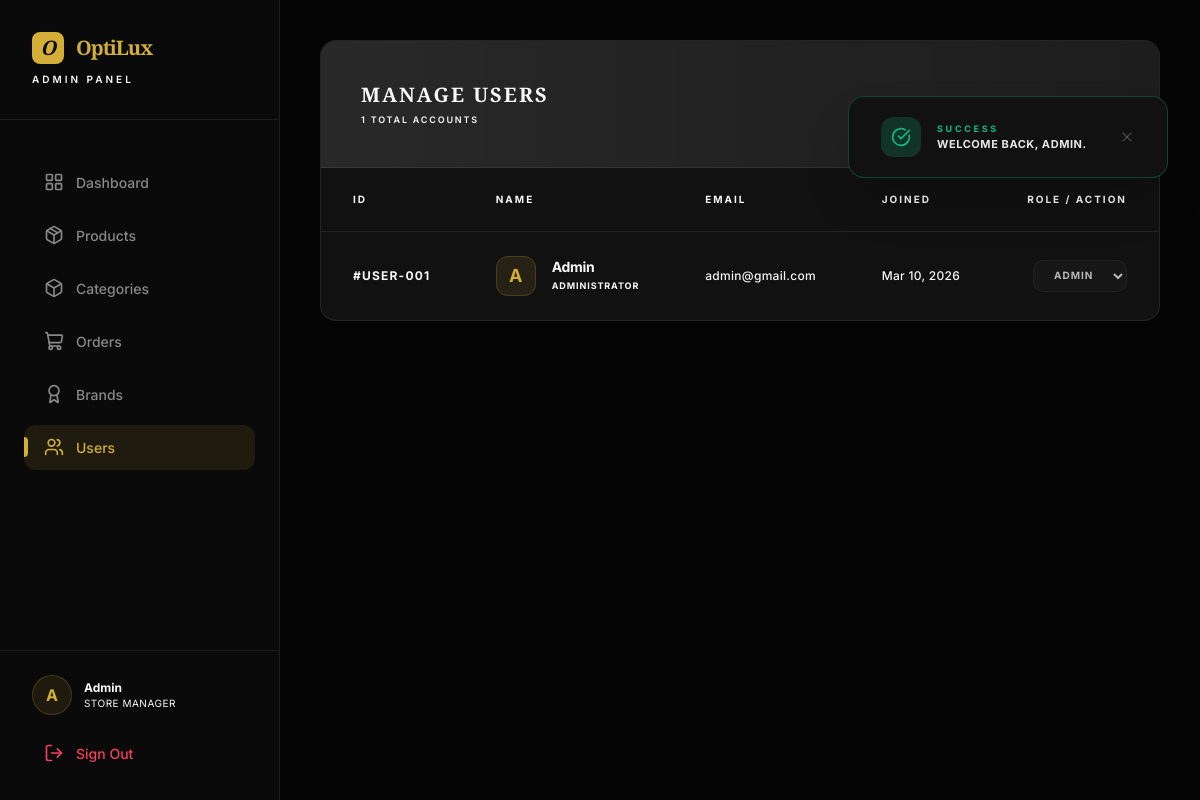
The page /admin/users.php (signed in) on the database its author committed.
### tables this page shows
CREATE TABLE users (
  id INT AUTO_INCREMENT PRIMARY KEY,
  name VARCHAR(100),
  email VARCHAR(150) UNIQUE,
  password VARCHAR(255),
  role ENUM('user','admin') DEFAULT 'user',
  avatar VARCHAR(255),
  created_at TIMESTAMP DEFAULT CURRENT_TIMESTAMP
);

### admin/users.php (the view, shortened to what this page needs)
<?php
require_once __DIR__ . '/includes/header.php';
$users = $conn->query("SELECT * FROM users ORDER BY created_at DESC")->fetchAll();
?>
<div class="glass-card overflow-hidden">
    <div class="p-10 border-b border-border bg-white/5 flex justify-between items-center bg-gradient-to-r from-white/5 to-transparent">
        <div>
            <h1 class="text-xl font-bold font-serif-lux tracking-widest uppercase">Manage Users</h1>
            <p class="text-[9px] text-muted uppercase tracking-[0.2em] mt-1 font-semibold"><?= count($users) ?> Total Accounts</p>
        </div>
    </div>
    <div class="overflow-x-auto">
        <table class="w-full text-left">
            <thead>
                <tr class="text-muted text-[10px] uppercase tracking-[0.2em] border-b border-border">
                    <th class="px-8 py-6 font-bold">ID</th>
                    <th class="px-8 py-6 font-bold">Name</th>
                    <th class="px-8 py-6 font-bold">Email</th>
                    <th class="px-8 py-6 font-bold">Joined</th>
                    <th class="px-8 py-6 font-bold text-right">Role / Action</th>
                </tr>
            </thead>
            <tbody class="text-xs font-medium tracking-wide text-main">
                <?php foreach($users as $user): ?>
                <tr class="border-b border-border last:border-0 hover:bg-white/5 transition-all">
                    <td class="px-8 py-6 text-muted font-bold tracking-widest">#USER-<?= str_pad($user['id'], 3, '0', STR_PAD_LEFT) ?></td>
                    <td class="px-8 py-6">
                        <div class="flex items-center gap-4">
                            <div class="w-10 h-10 rounded-xl bg-brand/10 border border-brand/20 flex items-center justify-center text-brand font-bold text-lg">
                                <?= strtoupper(substr($user['name'], 0, 1)) ?>
                            </div>
                            <div>
                                <span class="font-bold text-sm tracking-tight block"><?= htmlspecialchars($user['name']) ?></span>
                                <span class="text-[9px] text-muted uppercase tracking-widest font-bold"><?= $user['role'] === 'admin' ? 'Administrator' : 'General User' ?></span>
                            </div>
                        </div>
                    </td>
                    <td class="px-8 py-6 font-medium text-muted"><?= htmlspecialchars($user['email']) ?></td>
                    <td class="px-8 py-6 text-muted"><?= date('M j, Y', strtotime($user['created_at'])) ?></td>
                    <td class="px-8 py-6 text-right">
                        <div class="flex items-center justify-end gap-3">
                            <form method="POST" class="inline">
                                <select name="role" class="pro-input !w-auto !py-2 !text-[10px] font-bold uppercase tracking-widest cursor-pointer" onchange="this.form.submit()" <?= $user['id'] == $_SESSION['user_id'] ? 'disabled' : '' ?>>
                                    <option value="admin" <?= $user['role'] == 'admin' ? 'selected' : '' ?>>Admin</option>
                                </select>
                            </form>
                        </div>
                    </td>
                </tr>
                <?php endforeach; ?>
            </tbody>
        </table>
    </div>
</div>
<?php require_once __DIR__ . '/includes/footer.php'; ?>

### admin/includes/header.php (style rules this page uses)
:root { --primary: #0a0a0a; --accent: #d4af37; --accent-soft: rgba(212, 175, 55, 0.1); --bg-body: #050505; --bg-card: #111111; --border: rgba(255, 255, 255, 0.08); --text-main: #f8f8f8; --text-muted: #888888; }
body { background-color: var(--bg-body); color: var(--text-main); font-family: 'Inter', sans-serif; -webkit-font-smoothing: antialiased; }
.font-serif-lux { font-family: 'Cinzel', serif; }
.glass-card { background: var(--bg-card); border: 1px solid var(--border); border-radius: 16px; }
.pro-input { background: #1a1a1a; border: 1px solid var(--border); border-radius: 10px; padding: 12px 16px; color: #fff; font-size: 14px; width: 100%; transition: border-color 0.2s; }

### rows shown on the page
users: id "001", name "A", name "Admin", shows "ADMINISTRATOR", email "admin@gmail.com", created_at "Mar 10, 2026", role "Admin"

### other values the page prints
$type "SUCCESS"
$msg "WELCOME BACK, ADMIN."
count($users) "1"
